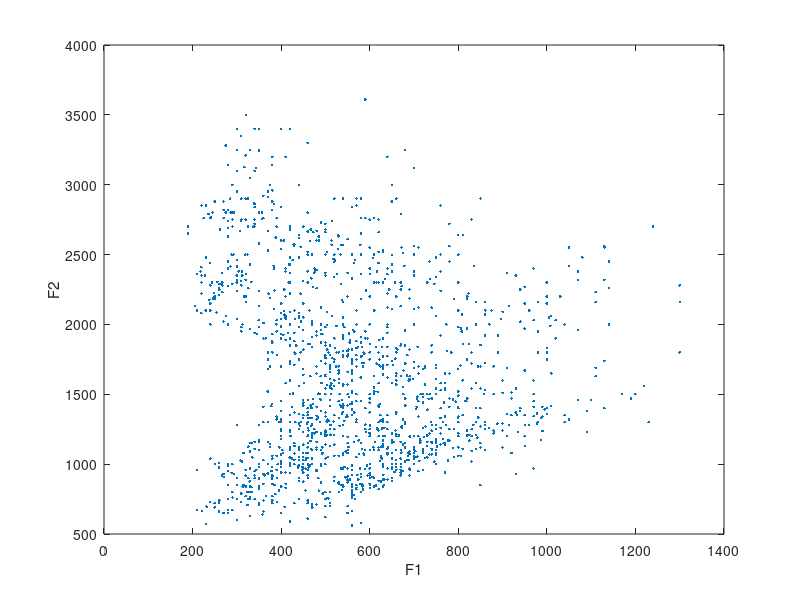

The MATLAB script that drew this image:
%% load data
load('PB_data.mat'); % get data phno, f0, f1, f2 and f3
J = [f1, f2]; % only use the dataset for F1 and F2
figure; plot(J(:,1), J(:,2), '.'); % produce a plot of F1 against F2
xlabel('F1'); ylabel('F2');